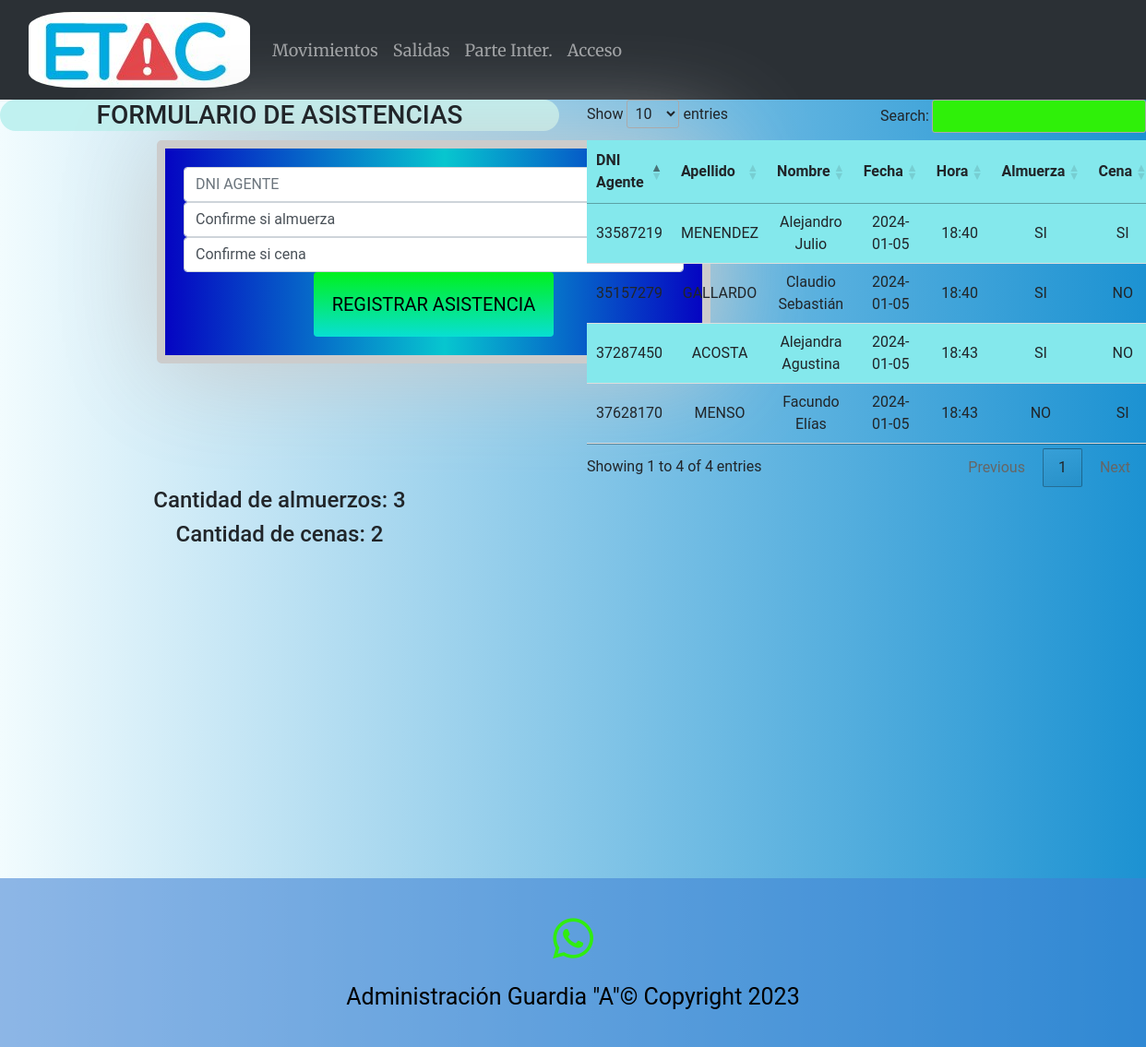
The app's page /asistencias with its own data.
### main.py (models this page shows)
    class Agentes(db.Model):
        id_agente = db.Column(db.Integer, primary_key=True, unique=True)
        apellido = db.Column(db.String(100))
        nombre = db.Column(db.String(100))
        guardia = db.Column(db.String(10))
        dni = db.Column(db.Integer)
        telefono = db.Column(db.Integer)
        telefono_alternativo = db.Column(db.Integer)
        Fecha_nacimiento = db.Column(db.Date)
        localidad = db.Column(db.String(100))
        domicilio = db.Column(db.String(300))
        email = db.Column(db.String(100))
        Rol = db.Column(db.String(100))
        Grupo_sanguineo = db.Column(db.String(100))
        Alergia = db.Column(db.String(100))
        Camada = db.Column(db.String(10))
        Bombero = db.Column(db.String(1000))
        registro = db.Column(db.String(1000))

### main.py (the view, shortened to what this page needs)
@app.route('/asistencias', methods=['GET', 'POST'])
def asistencias():
    fecha_actual = datetime.now().date()
    hora_actual_utc = datetime.now(timezone('UTC'))
    hora_actual_buenos_aires = hora_actual_utc.astimezone(app.config['TIMEZONE'])
    hora_actual_str = hora_actual_buenos_aires.strftime('%H:%M')
    asistencias_del_dia = Asistencias.query.filter(Asistencias.fecha == fecha_actual).all()
    todos_los_agentes = Agentes.query.order_by(Agentes.id_agente).all()
    almuerza_si_count = Asistencias.query.filter(Asistencias.almuerza == 'SI', Asistencias.fecha == fecha_actual).count()
    cena_si_count = Asistencias.query.filter(Asistencias.cena == 'SI', Asistencias.fecha == fecha_actual).count()
    return render_template("asistencias.html", asistencias=asistencias_del_dia, agentee=todos_los_agentes, almuerza_si_count=almuerza_si_count, cena_si_count=cena_si_count)

### templates/asistencias.html (shortened to what this page needs)
{% extends "base.html" %}
{% block content %}
<section class="formularios">
    <div class="row">
      <div class="col-lg-6 col-md-12">
           <h3 class="text-center titulo_form_index">FORMULARIO DE ASISTENCIAS</h3>
        <form class="form_ins" action="{{ url_for('asistencias') }}" method="post" enctype="multipart/form-data" onsubmit="return confirmSubmit();">
        <input type="number" class="form-control" name="dni_agente" placeholder="DNI AGENTE" required="required" />
        <select class="form-control" name="almuerza" placeholder="ALMUERZA" required="required">
              <option value="" disabled selected>Confirme si almuerza</option>
        </select>
        <select class="form-control" name="cena" placeholder="CENA" required="required">
              <option value="" disabled selected>Confirme si cena</option>
        </select>
         <button type="submit" name="parte_salida" class="btn btn-primary btn-lg">REGISTRAR ASISTENCIA</button>
        </form>
          </div>
      <div class="col-lg-6 col-md-12">
    <table class="tabla_agentes" id="tablacarnet5">
        <thead>
        <tr>
            <th>DNI Agente</th>
            <th>Apellido</th>
            <th>Nombre</th>
            <th>Fecha</th>
            <th>Hora</th>
            <th>Almuerza</th>
            <th>Cena</th>
        </tr>
        </thead>
        <tbody>
        {% for asistencia in asistencias %}
        {% for agte in agentee %}
        {% if asistencia.Id_agente == agte.dni %}
        <tr>
            <td>{{ asistencia.Id_agente }}</td>
            <td>{{ agte.apellido }}</td>
            <td>{{ agte.nombre }}</td>
            <td>{{ asistencia.fecha }}</td>
            <td>{{ asistencia.hora }}</td>
            <td>{{ asistencia.almuerza }}</td>
            <td>{{ asistencia.cena }}</td>
        </tr>
        {% endif %}
        {% endfor %}
        {% endfor %}
        </tbody>
    </table>
      </div>
    </div>
</section>
<div class="row">
         <div class="col-lg-6">
            <h4>Cantidad de almuerzos: {{ almuerza_si_count }}</h4>
            <h4>Cantidad de cenas: {{ cena_si_count }}</h4>
         </div>
      </div>
{% endblock %}

### static/style.css (style rules this page uses)
body { background: #1c92d2; background: -webkit-linear-gradient(to right, #f2fcfe, #1c92d2); background: linear-gradient(to right, #f2fcfe, #1c92d2); text-align:center; font-family:"Roboto"; }
form { background: rgb(5,4,194); background: linear-gradient(90deg, rgba(5,4,194,1) 0%, rgba(7,198,207,1) 52%, rgba(5,4,194,1) 100%); margin:10px 170px; border: 9px solid #ccc; padding: 20px; width: 600px; border-radius: 5px; box-shadow: 3px 6px 110px #ccc; }
button[type=submit] { background: rgb(8,223,211); background: linear-gradient(0deg, rgba(8,223,211,1) 0%, rgba(0,241,29,1) 100%); color: black; padding: 20px 20px; border: none; border-radius: 4px; cursor: pointer; }
.titulo_form_index { background-color:#C0F1F0; border-radius:30px; }
table { width: 100%; border-collapse: collapse; margin-bottom: 20px; }
th { background-color: #f2f2f2; text-align: left; padding: 10px; }
td { padding: 10px; border-bottom: 1px solid #ddd; }
tr:nth-child(odd) { background-color: #84E8EC; }
.tabla_agentes th { background-color: #84E8EC; text-align: left; padding: 10px; }
.tabla_agentes td { padding: 10px; border-bottom: 1px solid #ddd; }
.tabla_agentes tr:nth-child(odd) { background-color: #84E8EC; }

### records on screen
Agentes: Id_agente "33587219", apellido "MENENDEZ", nombre "Alejandro Julio", fecha "2024-01-05", hora "18:40", almuerza "SI", cena "SI"
Agentes: Id_agente "35157279", apellido "GALLARDO", nombre "Claudio Sebastián", fecha "2024-01-05", hora "18:40", almuerza "SI", cena "NO"
Agentes: Id_agente "37628170", apellido "MENSO", nombre "Facundo Elías", fecha "2024-01-05", hora "18:43", almuerza "NO", cena "SI"
Agentes: Id_agente "37287450", apellido "ACOSTA", nombre "Alejandra Agustina", fecha "2024-01-05", hora "18:43", almuerza "SI", cena "NO"

### other values on screen
{{ almuerza_si_count }} "3"
{{ cena_si_count }} "2"
